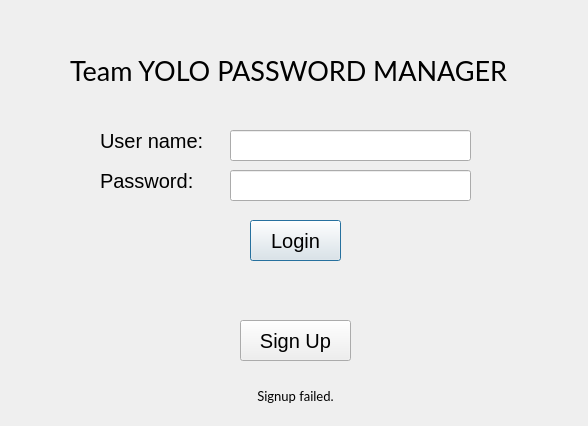
<?xml version="1.0" encoding="UTF-8"?>
<ui version="4.0">
 <class>Dialog</class>
 <widget class="QDialog" name="Dialog">
  <property name="geometry">
   <rect>
    <x>0</x>
    <y>0</y>
    <width>588</width>
    <height>426</height>
   </rect>
  </property>
  <property name="windowTitle">
   <string>Dialog</string>
  </property>
  <widget class="QLabel" name="lblTitle">
   <property name="geometry">
    <rect>
     <x>70</x>
     <y>40</y>
     <width>461</width>
     <height>61</height>
    </rect>
   </property>
   <property name="font">
    <font>
     <family>Lato</family>
     <pointsize>20</pointsize>
    </font>
   </property>
   <property name="text">
    <string>Team YOLO PASSWORD MANAGER</string>
   </property>
  </widget>
  <widget class="QLabel" name="lblUsername">
   <property name="geometry">
    <rect>
     <x>100</x>
     <y>130</y>
     <width>131</width>
     <height>21</height>
    </rect>
   </property>
   <property name="font">
    <font>
     <pointsize>15</pointsize>
    </font>
   </property>
   <property name="text">
    <string>User name:</string>
   </property>
  </widget>
  <widget class="QLabel" name="lblPassword">
   <property name="geometry">
    <rect>
     <x>100</x>
     <y>170</y>
     <width>111</width>
     <height>21</height>
    </rect>
   </property>
   <property name="font">
    <font>
     <pointsize>15</pointsize>
    </font>
   </property>
   <property name="text">
    <string>Password:</string>
   </property>
  </widget>
  <widget class="QLineEdit" name="leUsername">
   <property name="geometry">
    <rect>
     <x>230</x>
     <y>130</y>
     <width>241</width>
     <height>31</height>
    </rect>
   </property>
   <property name="font">
    <font>
     <pointsize>15</pointsize>
    </font>
   </property>
  </widget>
  <widget class="QLineEdit" name="lePassword">
   <property name="geometry">
    <rect>
     <x>230</x>
     <y>170</y>
     <width>241</width>
     <height>31</height>
    </rect>
   </property>
   <property name="font">
    <font>
     <pointsize>15</pointsize>
    </font>
   </property>
  </widget>
  <widget class="QPushButton" name="btnLogin">
   <property name="geometry">
    <rect>
     <x>250</x>
     <y>220</y>
     <width>91</width>
     <height>41</height>
    </rect>
   </property>
   <property name="font">
    <font>
     <pointsize>15</pointsize>
    </font>
   </property>
   <property name="text">
    <string>Login</string>
   </property>
  </widget>
  <widget class="QPushButton" name="btnSignup">
   <property name="geometry">
    <rect>
     <x>240</x>
     <y>320</y>
     <width>111</width>
     <height>41</height>
    </rect>
   </property>
   <property name="font">
    <font>
     <pointsize>15</pointsize>
    </font>
   </property>
   <property name="text">
    <string>Sign Up</string>
   </property>
  </widget>
  <widget class="QLabel" name="lblMessage">
   <property name="geometry">
    <rect>
     <x>10</x>
     <y>370</y>
     <width>571</width>
     <height>51</height>
    </rect>
   </property>
   <property name="font">
    <font>
     <family>Lato</family>
     <pointsize>10</pointsize>
    </font>
   </property>
   <property name="text">
    <string>Signup failed.</string>
   </property>
   <property name="alignment">
    <set>Qt::AlignCenter</set>
   </property>
  </widget>
 </widget>
 <resources/>
 <connections/>
</ui>
